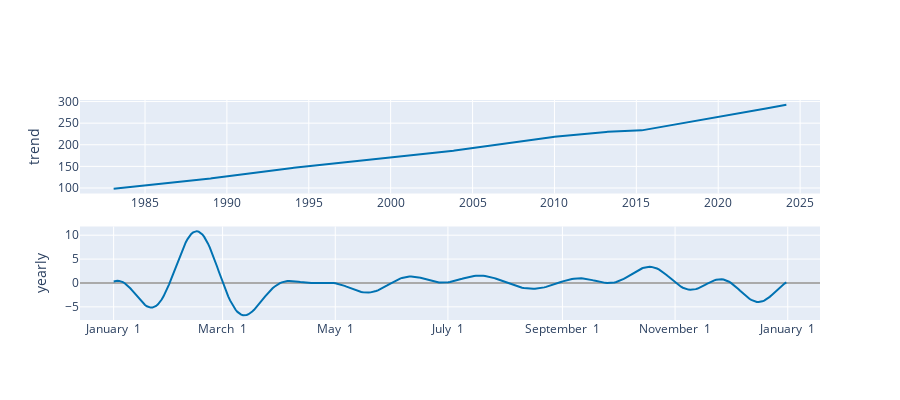

The cell this chart's notebook holds for it:
### Code cell
plot_components_plotly(m, forecast)

### Figure 1 — Plotly figure (JSON) as saved in the notebook; plotly's stock layout.template omitted (floating-point values rounded to 4 significant figures; data arrays with more than 128 entries replaced by an {"elided": "..."} marker saying what was removed)
{"data": [{"line": {"color": "#0072B2", "width": 2}, "mode": "lines", "name": "trend", "type": "scatter", "x": {"elided": "847 str values"}, "xaxis": "x", "y": {"elided": "847 float values"}, "yaxis": "y"}, {"line": {"color": "rgba(0, 114, 178, 0.2)", "width": 0}, "mode": "lines", "name": "trend_upper", "type": "scatter", "x": {"elided": "847 str values"}, "xaxis": "x", "y": {"elided": "847 float values"}, "yaxis": "y"}, {"fill": "tonexty", "fillcolor": "rgba(0, 114, 178, 0.2)", "line": {"color": "rgba(0, 114, 178, 0.2)", "width": 0}, "mode": "lines", "name": "trend_lower", "type": "scatter", "x": {"elided": "847 str values"}, "xaxis": "x", "y": {"elided": "847 float values"}, "yaxis": "y"}, {"line": {"color": "#0072B2", "width": 2}, "mode": "lines", "name": "yearly", "type": "scatter", "x": {"elided": "365 str values"}, "xaxis": "x2", "y": {"elided": "365 float values"}, "yaxis": "y2"}], "layout": {"height": 400, "showlegend": false, "width": 900, "xaxis": {"anchor": "y", "domain": [0, 1], "range": ["1981-01-11T20:24:00", "2026-03-20T03:36:00"], "type": "date"}, "xaxis2": {"anchor": "y2", "domain": [0, 1], "range": ["2016-12-13T18:54:02.958904115", "2018-01-18T11:04:57.863013581"], "tickformat": "%B %e", "type": "date"}, "yaxis": {"anchor": "x", "domain": [0.575, 1], "rangemode": "normal", "title": {"text": "trend"}, "zerolinecolor": "#AAA"}, "yaxis2": {"anchor": "x2", "domain": [0, 0.425], "title": {"text": "yearly"}, "zerolinecolor": "#AAA"}}}
